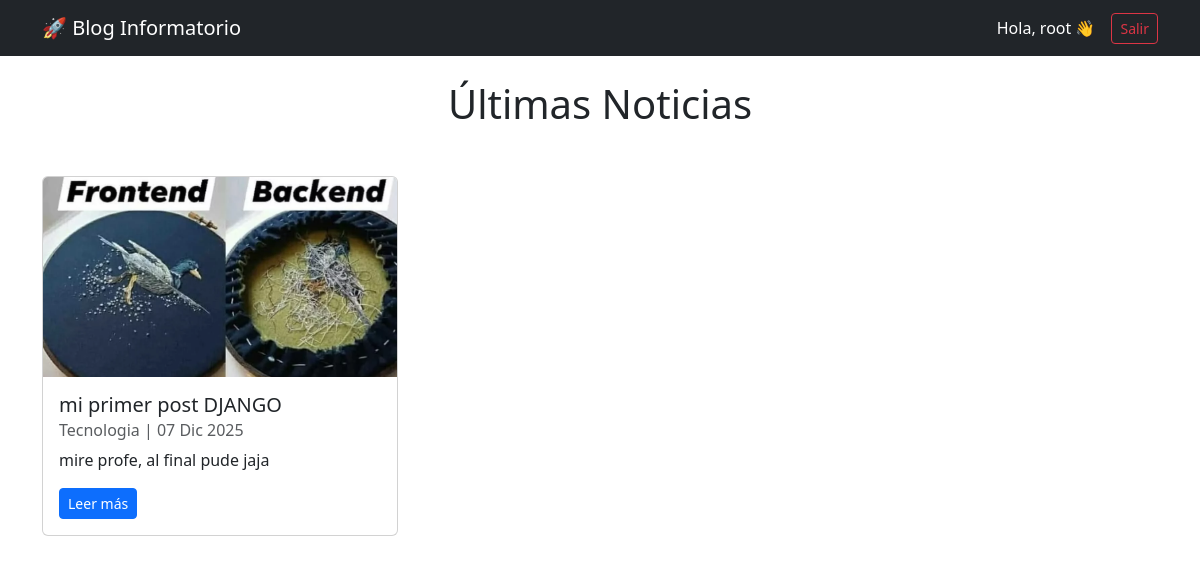
The app's page / (signed in) with its own data.
### apps/posts/models.py (models this page shows, shortened)
class Post(models.Model):
    titulo = models.CharField(max_length=50, null=False)
    subtitulo = models.CharField(max_length=100, null=True, blank=True)
    fecha = models.DateTimeField(auto_now_add=True)
    texto = models.TextField(null=False)
    activo = models.BooleanField(default=True)
    categoria = models.ForeignKey(Categoria, on_delete=models.SET_NULL, null=True, default='Sin categoría')
    imagen = models.ImageField(null=True, blank=True, upload_to='imagenes', default='static/post_default.png')
    publicado = models.DateTimeField(default=timezone.now)
    class Meta:
        ordering = ('-publicado',) # Ordena por fecha de publicación descendente

class Categoria(models.Model):
    nombre = models.CharField(max_length=30, null=False)
    def __str__(self):
        return self.nombre

### apps/posts/views.py (the view)
# urls.py: path('', index, name='index'), # Ruta raíz
def index(request):
    posts = Post.objects.all()
    ctx = {
        'posts': posts
    }
    return render(request, 'index.html', ctx)

### templates/index.html (shortened to what this page needs)
<!DOCTYPE html>
<html lang="es">
<head>
    <link href="https://cdn.jsdelivr.net/npm/bootstrap@5.3.0/dist/css/bootstrap.min.css" rel="stylesheet">
</head>
<body>
    <nav class="navbar navbar-expand-lg navbar-dark bg-dark mb-4">
        <div class="container">
            <a class="navbar-brand" href="/">🚀 Blog Informatorio</a>
            <div class="d-flex text-white align-items-center">
                {% if user.is_authenticated %}
                    <span class="me-3">Hola, {{ user.username }} 👋</span>
                    <form action="{% url 'logout' %}" method="post">
                        <button type="submit" class="btn btn-outline-danger btn-sm">Salir</button>
                    </form>
                {% else %}
                    <a href="{% url 'login' %}" class="btn btn-outline-light btn-sm">Iniciar Sesión</a>
                {% endif %}
            </div>
        </div>
    </nav>
    <div class="container">
        <h1 class="text-center mb-5">Últimas Noticias</h1>
        <div class="row">
            {% for post in posts %}
            <div class="col-md-4 mb-4">
                <div class="card h-100">
                    {% if post.imagen %}
                    <img src="{{ post.imagen.url }}" class="card-img-top" alt="{{ post.titulo }}" style="height: 200px; object-fit: cover;">
                    {% endif %}
                    <div class="card-body">
                        <h5 class="card-title">{{ post.titulo }}</h5>
                        <h6 class="card-subtitle mb-2 text-muted">{{ post.categoria }} | {{ post.fecha|date:"d M Y" }}</h6>
                        <p class="card-text">{{ post.texto|truncatechars:100 }}</p>
                        <a href="#" class="btn btn-primary btn-sm">Leer más</a>
                    </div>
                </div>
            </div>
            {% endfor %}
            </div>
    </div>
</body>
</html>

### records on screen
Post: imagen (picture), titulo "mi primer post DJANGO", categoria "Tecnologia", fecha "07 Dic 2025", texto "mire profe, al final pude jaja"

### other values on screen
{{ user.username }} "root"
